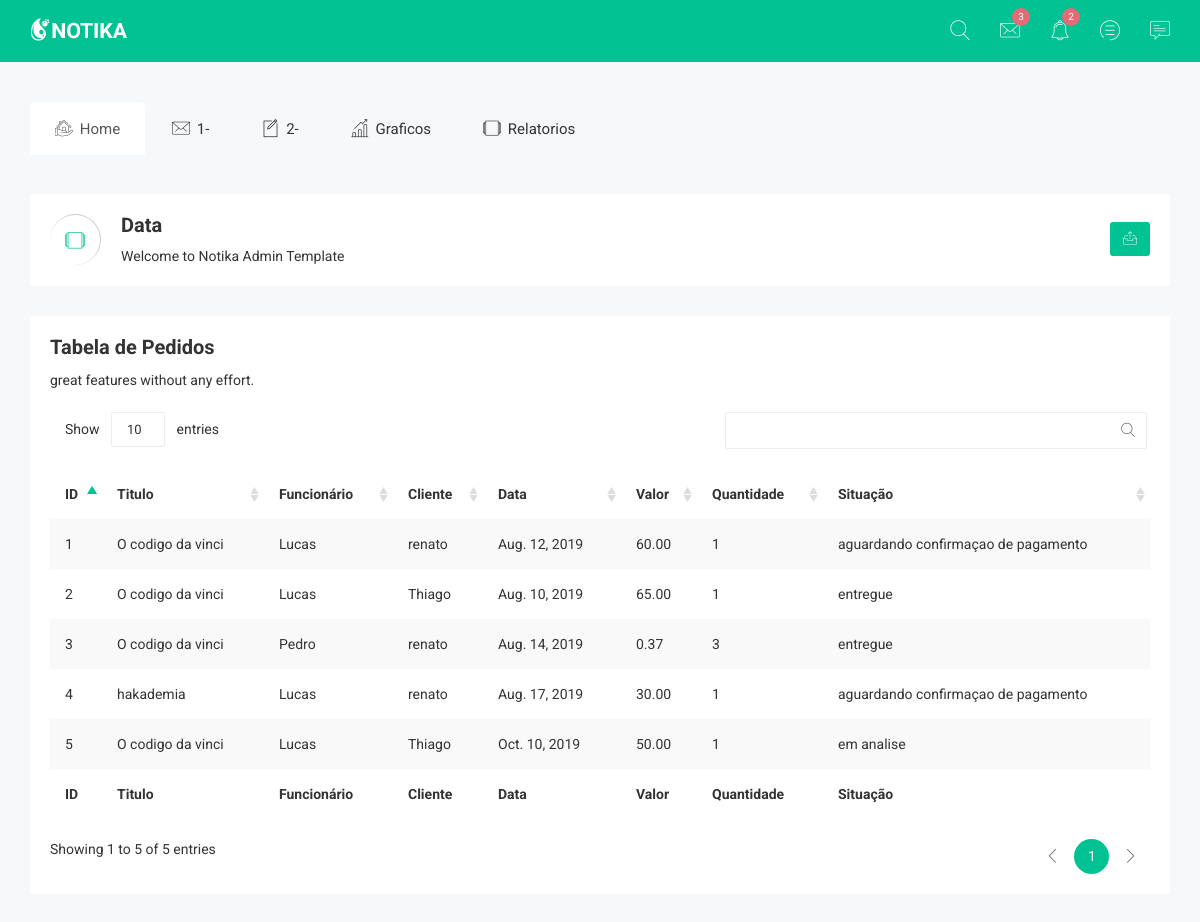
/listar_pedido/, run on an earlier commit of the app's database.
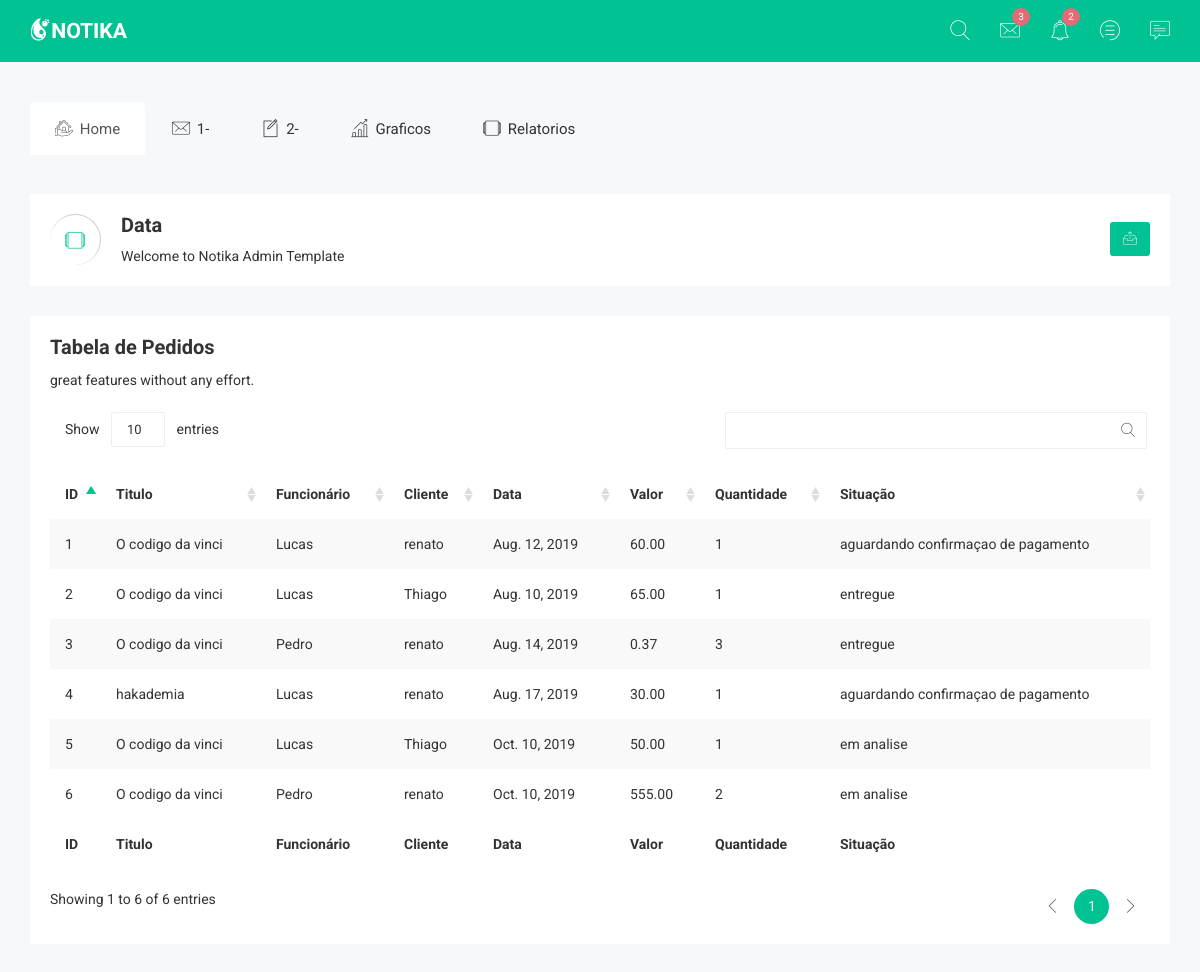
And on a later commit of the database.
### app_outmed/models.py (models this page shows)
class Pedido(models.Model):
    Titulo = models.ForeignKey('Livros', on_delete=models.CASCADE)
    cod_funcionario = models.ForeignKey('Funcionario', on_delete=models.CASCADE)
    cod_cliente = models.ForeignKey('Cliente', on_delete=models.CASCADE)
    Data = models.DateField('Data da venda')
    Valor = models.DecimalField(max_digits=5, decimal_places=2)
    quantidade = models.IntegerField()
    situação = models.CharField(max_length=50, blank=True, null=True)
    objects = models.Manager ()

class Livros(models.Model):
    ISBN = models.CharField(max_length=20)
    editora = models.CharField(max_length=50)
    edição = models.CharField(max_length=20)
    titulo = models.CharField(max_length=100)
    autor = models.CharField(max_length=50)
    genero = models.CharField(max_length=80, default=None)
    preco_compra = models.DecimalField(max_digits=5, decimal_places=2, default=None)
    preco_venda = models.DecimalField(max_digits=5, decimal_places=2, default=None)
    quantidade = models.IntegerField(default=None)
    objects = models.Manager ()
    def __str__(self):
        return self.titulo

class Funcionario(models.Model):
    first_name = models.CharField("Nome", max_length=50)
    email = models.CharField(max_length=70)
    cpf = models.CharField("CPF", max_length=20, default=None)
    celular = models.CharField('Celular', max_length=20, default=None)
    fixo = models.CharField('Fixo', max_length=20, default=None)
    objects = models.Manager()
    def __str__(self):
        return self.first_name

class Cliente(models.Model):
    first_name = models.CharField("Nome", max_length=50)
    last_name = models.CharField("Sobrenome", max_length=80, default=None)
    email = models.CharField(max_length=70)
    celular = models.CharField('Celular', max_length=20, default=None)
    fixo = models.CharField('Fixo', max_length=20, default=None)
    cidade = models.CharField('Cidade', max_length=60, default=None)
    bairro = models.CharField('Bairro', max_length=60, default=None)
    rua = models.CharField('Rua', max_length=50, default=None)
    numero = models.CharField('Numero', max_length=10, default=None)
    cep = models.CharField('CEP', default=None, max_length=10)
    objects = models.Manager ()
    def __str__(self):
        return self.first_name

### app_outmed/views.py (the view)
# urls.py: path('listar_pedido/', views.listar_pedido, name='listar_pedido'),
def listar_pedido(request):
    pedido = Pedido.objects.all()
    return render(request, 'Pages/listar_pedido.html', {'pedido': pedido})

### app_outmed/templates/Pages/listar_pedido.html (shortened to what the changed rows need)
{% load static %}
<!doctype html>
<html class="no-js" lang="">
<head>
    <link rel="stylesheet" href="{% static '../static/ADD/css/bootstrap.min.css' %}">
    <link rel="stylesheet" href="{% static '../static/ADD/css/font-awesome.min.css' %}">
    <link rel="stylesheet" href="{% static '../static/ADD/css/owl.carousel.css' %}">
    <link rel="stylesheet" href="{% static '../static/ADD/css/owl.theme.css' %}">
    <link rel="stylesheet" href="{% static '../static/ADD/css/owl.transitions.css' %}">
    <link rel="stylesheet" href="{% static '../static/ADD/css/meanmenu/meanmenu.min.css' %}">
    <link rel="stylesheet" href="{% static '../static/ADD/css/animate.css' %}">
    <link rel="stylesheet" href="{% static '../static/ADD/css/normalize.css' %}">
    <link rel="stylesheet" href="{% static '../static/ADD/css/wave/waves.min.css' %}">
    <link rel="stylesheet" href="{% static '../static/ADD/css/wave/button.css' %}">
    <link rel="stylesheet" href="{% static '../static/ADD/css/scrollbar/jquery.mCustomScrollbar.min.css' %}">
    <link rel="stylesheet" href="{% static '../static/ADD/css/notika-custom-icon.css' %}">
    <link rel="stylesheet" href="{% static '../static/ADD/css/jquery.dataTables.min.css' %}">
    <link rel="stylesheet" href="{% static '../static/ADD/css/main.css' %}">
    <link rel="stylesheet" href="{% static '../static/ADD/style.css' %}">
    <link rel="stylesheet" href="{% static '../static/ADD/css/responsive.css' %}">
</head>
<body>
	<div class="breadcomb-area">
		<div class="container">
			<div class="row">
				<div class="col-lg-12 col-md-12 col-sm-12 col-xs-12">
					<div class="breadcomb-list">
						<div class="row">
							<div class="col-lg-6 col-md-6 col-sm-6 col-xs-12">
								<div class="breadcomb-wp">
									<div class="breadcomb-ctn">
										<h2>Data </h2>
									</div>
								</div>
							</div>
						</div>
					</div>
				</div>
			</div>
		</div>
	</div>
    <div class="data-table-area">
        <div class="container">
            <div class="row">
                <div class="col-lg-12 col-md-12 col-sm-12 col-xs-12">
                    <div class="data-table-list">
                        <div class="basic-tb-hd">
                            <h2>Tabela de Pedidos</h2>
                            <p>great features without any effort.</p>
                        </div>
                        <div class="table-responsive">
                            <table id="data-table-basic" class="table table-striped">
                                <thead>
                                    <tr>
                                        <th>ID</th>
                                        <th>Titulo</th>
                                        <th>Funcionário</th>
                                        <th>Cliente</th>
                                        <th>Data</th>
                                        <th>Valor</th>
                                        <th>Quantidade</th>
                                        <th>Situação</th>
                                    </tr>
                                </thead>
                                <tbody>
                                        {% for pedido in pedido %}
                                        <tr>
                                            <td>{{ pedido.id }}</td>
                                            <td>{{ pedido.Titulo }}</td>
                                            <td>{{ pedido.cod_funcionario }}</td>
                                            <td>{{ pedido.cod_cliente }}</td>
                                            <td>{{ pedido.Data }}</td>
                                            <td>{{ pedido.Valor }}</td>
                                            <td>{{ pedido.quantidade }}</td>
                                            <td>{{ pedido.situação }}</td>
                                        </tr>
                                        {% endfor %}
                                </tbody>
                                <tfoot>
                                    <tr>
                                        <th>ID</th>
                                        <th>Titulo</th>
                                        <th>Funcionário</th>
                                        <th>Cliente</th>
                                        <th>Data</th>
                                        <th>Valor</th>
                                        <th>Quantidade</th>
                                        <th>Situação</th>
                                    </tr>
                                </tfoot>
                            </table>
                        </div>
                    </div>
                </div>
            </div>
        </div>
    </div>
</body>
</html>

What changed in the data, as far as the page shows it:
added Pedido: id "6", Titulo "O codigo da vinci", cod_funcionario "Pedro", cod_cliente "renato", Data "Oct. 10, 2019", Valor "555.00", quantidade "2", situação "em analise"
Also different on the page:
text written by a page script: "Show entries Showing 1 to 5 of 5 entries 1" → "Show entries Showing 1 to 6 of 6 entries 1"
